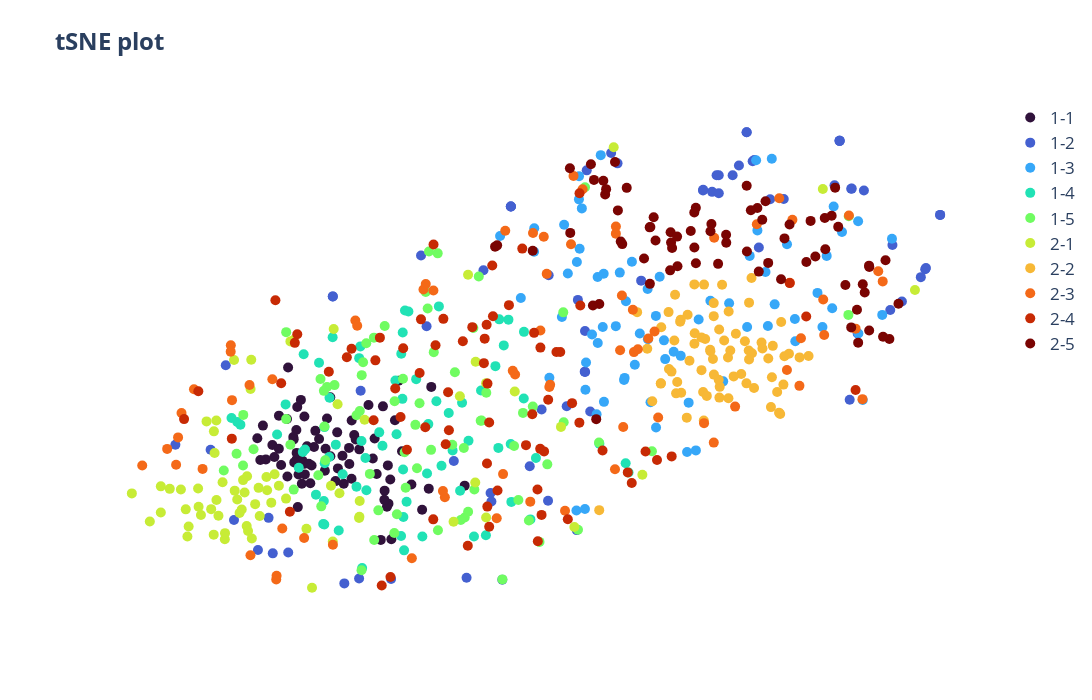

The notebook cell this image was saved under:
### Code cell
df_temp = df_tsne.copy()
df_temp["Label"] = df_temp["Group"].astype("str") + "-" + df_temp["Recording"].astype("str")

plot_dim_reduction(
    df=df_temp, labels=labels, hue_col="Label", title="tSNE plot", plot_ellips=False
)
